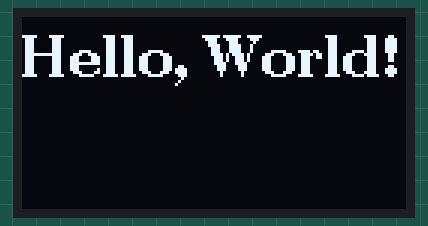
The sketch below on a simulated Arduino Uno, built with avr-gcc and run on an emulated ATmega328P. On the bench: 128×64 one-colour display.

Above: at 0.1 s.

The sketch:

oled_128x64_i2c_arduino_096_inch.ino
```cpp
#include <U8g2lib.h>
#include <Wire.h>

U8G2_SSD1306_128X64_NONAME_F_SW_I2C u8g2(U8G2_R0, /* clock=*/ SCL, /* data=*/ SDA, /* reset=*/ U8X8_PIN_NONE);

void setup(void) {
  u8g2.begin();
}

void loop(void) {
  u8g2.clearBuffer();          // clear the internal memory
  u8g2.setFont(u8g2_font_ncenB14_tr); // choose a suitable font

  // Tampilkan teks pada OLED
  u8g2.drawStr(0, 20, "Hello, World!");

  u8g2.sendBuffer();          // transfer internal memory to the display
  delay(1000);                 // Tunggu sejenak sebelum menampilkan teks berikutnya
}
```
